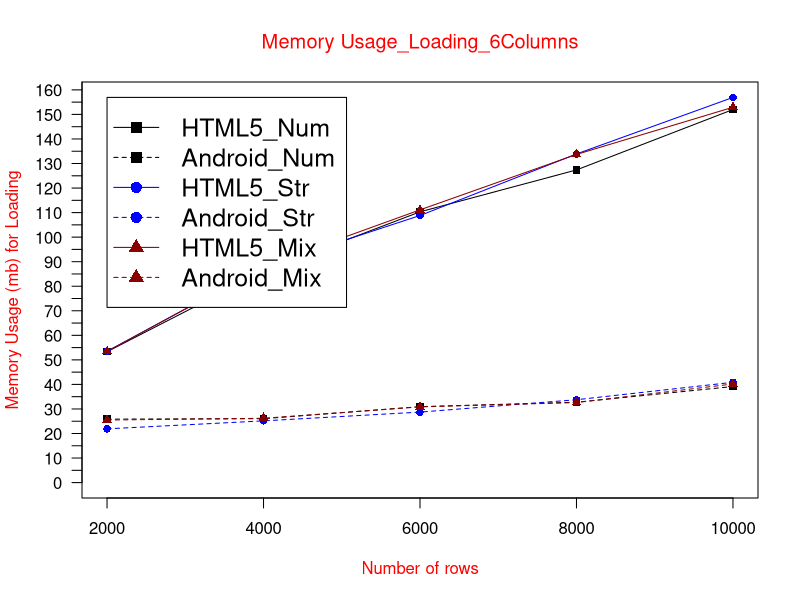

Recreate this plot in R.
data <- read.table("MUloading6col.txt", header = TRUE)

max_y <- max(data)
plot_colors <- c("black", "blue", "red4")
png(filename="MUloading6col.png", height = 1000, width = 1450, bg = "white")
plot(data$HTML5_Num, type = "o", col = plot_colors[1], pch=15,  ylim=c(0,max_y), axes=FALSE, ann=FALSE)
axis(1, at=1:5, lab=c("2000", "4000", "6000", "8000", "10000"))
axis(2, las=1, at=5*0:max_y, cex.axis = 1)

box()
lines(data$Android_Num, type="o", pch=15, lty=2, col=plot_colors[1])
lines(data$HTML5_Str, type="o", pch=16, lty=1,  col=plot_colors[2])
lines(data$Android_Str, type="o", pch=16, lty=2,  col=plot_colors[2])   
lines(data$HTML5_Mix, type="o", pch=17, lty=1, col=plot_colors[3])
lines(data$Android_Mix, type="o", pch=17, lty=2,   col=plot_colors[3])

title(main="Memory Usage_Loading_6Columns", col.main="red", font.main=6)
title(xlab= "Number of rows", col.lab="red")
title(ylab= "Memory Usage (mb) for Loading", col.lab="red")
legend(1, max_y, names(data), cex=1.5, col=c("black", "black","blue", "blue","red4","red4"), pch=c(15,15,16,16,17,17), lty=c(1,2,1,2,1,2));

dev.off()
